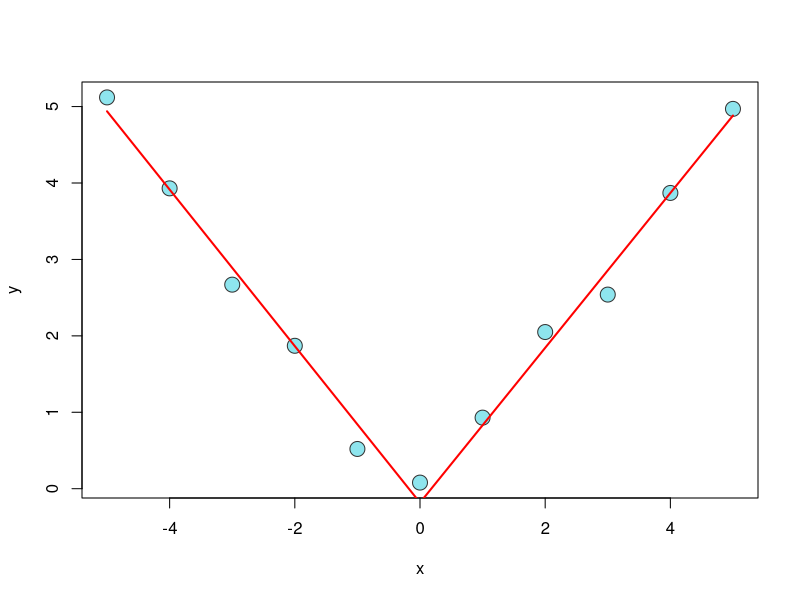

Recreate this plot in R.
## ---- chunk 1
knitr::opts_chunk$set(echo = TRUE)
options(digits=3)
## ---- chunk 2
library(MASS)
library(dplyr)
## ---- chunk 3
data("shuttle")
shuttle <- mutate(shuttle, use = relevel(use, ref="noauto"))
shuttle$use.bin <- as.integer(shuttle$use) - 1
mdl <- glm(use.bin ~ wind - 1, family = "binomial", data = shuttle)
summary(mdl)
exp(coef(mdl))
exp(coef(mdl)[[1]])/exp(coef(mdl)[[2]])
## ---- chunk 4
mdl2 <- glm(use.bin ~ wind + magn - 1, family = "binomial", data = shuttle)
summary(mdl2)
exp(coef(mdl2))
exp(coef(mdl2))[[1]]/exp(coef(mdl2))[[2]]
## ---- chunk 5
mdl3 <- glm(1- use.bin ~ wind - 1, family = "binomial", data = shuttle)
summary(mdl)$coef
summary(mdl3)$coef
## ---- chunk 6
data("InsectSprays")
mdl4 <- glm(count ~ spray -1, family = "poisson", data = InsectSprays)
summary(mdl4)$coef
coefs <- exp(coef(mdl4))
coefs
coefs[[1]]/coefs[[2]]
## ---- chunk 7
mdl5.1 <- glm(count ~ spray, offset = log(count+1), family = poisson, data = InsectSprays)
mdl5.2 <- glm(count ~ spray, offset = log(count+1)+log(10), family = poisson, data = InsectSprays)
summary(mdl5.1)
summary(mdl5.2)
rbind(coef(mdl5.1),coef(mdl5.2))
## ---- chunk 8
x <- -5:5
y <- c(5.12, 3.93, 2.67, 1.87, 0.52, 0.08, 0.93, 2.05, 2.54, 3.87, 4.97)

plot(x, y, pch = 21,  cex = 2, col="grey20", bg="cadetblue2")

knots <- 0
splineTerms <- sapply(knots, function(knot) (x > knot) * (x - knot))
xmat <- cbind(1, x, splineTerms)
mdl6 <- lm(y~xmat-1)
yhat<-predict(mdl6)
lines(x, yhat, col = "red", lwd = 2)
summary(mdl6)
sum(coef(mdl6)[2:3])
